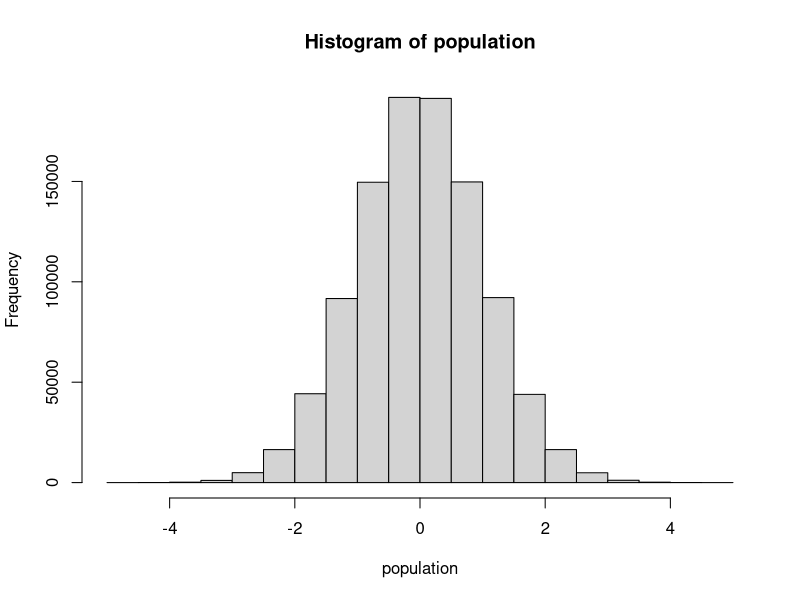
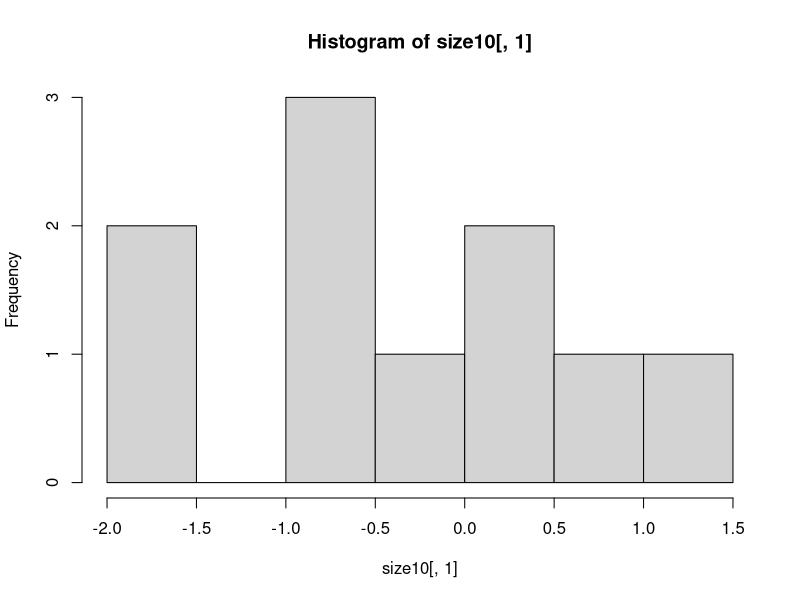
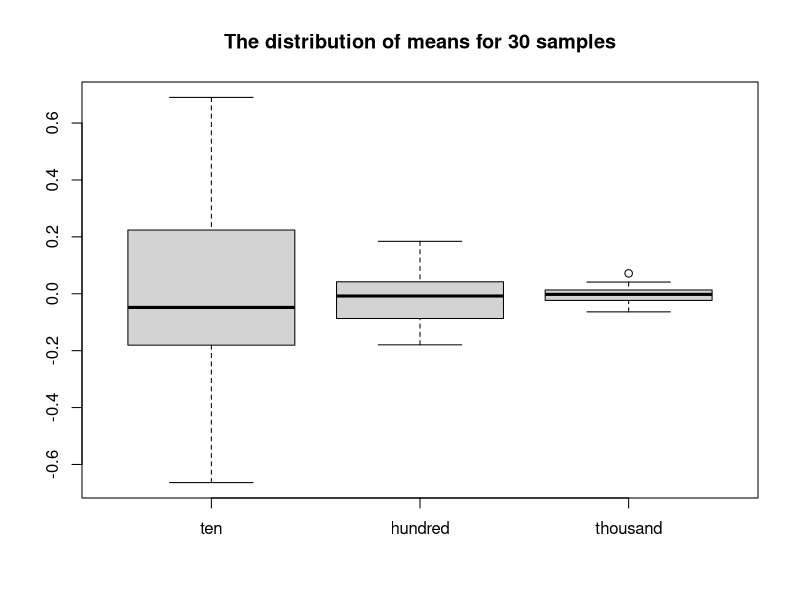

These figures' R source, in order:
# Generate population 
population <- rnorm(1000000, mean = 0, sd = 1)
hist(population)

# Try it out with size 10
size10 <- replicate(5, sample(population, size = 10, replace = TRUE))
hist(size10[,1])
size_10_means <- apply(size10, MARGIN = 2, FUN = mean)

# Put it in a function so we can rerun it easily
sample_means <- function(pop, num) {
  samples <- replicate(30, sample(pop, size = num, replace = TRUE))
  samples_means <- apply(samples, MARGIN = 2, FUN = mean)
  return(samples_means)
}

# Did it work?
sample_means(population, 10)

# Take samples of 10 at a time, 100 at a time, 1000 at a time
ten <- sample_means(population, 10)
hundred <- sample_means(population, 100)
thousand <- sample_means(population, 1000)

# Combine to make a boxplot
df <- as.data.frame(cbind(ten, hundred, thousand))
boxplot(df, main = "The distribution of means for 30 samples")

# Go back and see what happens if you vary how many samples you take